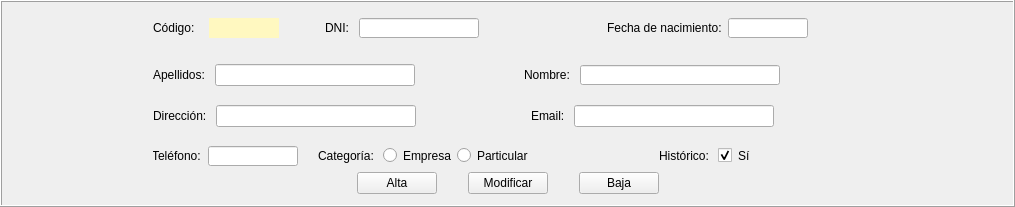
            <widget class="QFrame" name="frameFormulario">
             <property name="sizePolicy">
              <sizepolicy hsizetype="Fixed" vsizetype="Ignored">
               <horstretch>1</horstretch>
               <verstretch>2</verstretch>
              </sizepolicy>
             </property>
             <property name="minimumSize">
              <size>
               <width>400</width>
               <height>20</height>
              </size>
             </property>
             <property name="maximumSize">
              <size>
               <width>2048</width>
               <height>300</height>
              </size>
             </property>
             <property name="layoutDirection">
              <enum>Qt::LeftToRight</enum>
             </property>
             <property name="styleSheet">
              <string notr="true">border-color: rgb(255, 253, 225);</string>
             </property>
             <property name="frameShape">
              <enum>QFrame::Box</enum>
             </property>
             <property name="frameShadow">
              <enum>QFrame::Raised</enum>
             </property>
             <layout class="QGridLayout" name="formulario_2">
              <item row="0" column="2">
               <spacer name="horizontalSpacer_15">
                <property name="orientation">
                 <enum>Qt::Horizontal</enum>
                </property>
                <property name="sizeHint" stdset="0">
                 <size>
                  <width>120</width>
                  <height>20</height>
                 </size>
                </property>
               </spacer>
              </item>
              <item row="0" column="0">
               <spacer name="horizontalSpacer_11">
                <property name="orientation">
                 <enum>Qt::Horizontal</enum>
                </property>
                <property name="sizeHint" stdset="0">
                 <size>
                  <width>120</width>
                  <height>20</height>
                 </size>
                </property>
               </spacer>
              </item>
              <item row="1" column="1">
               <layout class="QHBoxLayout" name="horizontalLayout_2">
                <property name="spacing">
                 <number>1</number>
                </property>
                <property name="sizeConstraint">
                 <enum>QLayout::SetDefaultConstraint</enum>
                </property>
                <item>
                 <spacer name="horizontalSpacer_4">
                  <property name="orientation">
                   <enum>Qt::Horizontal</enum>
                  </property>
                  <property name="sizeHint" stdset="0">
                   <size>
                    <width>40</width>
                    <height>20</height>
                   </size>
                  </property>
                 </spacer>
                </item>
                <item>
                 <widget class="QPushButton" name="btnAlta">
                  <property name="minimumSize">
                   <size>
                    <width>75</width>
                    <height>20</height>
                   </size>
                  </property>
                  <property name="maximumSize">
                   <size>
                    <width>80</width>
                    <height>16777215</height>
                   </size>
                  </property>
                  <property name="text">
                   <string>Alta</string>
                  </property>
                 </widget>
                </item>
                <item>
                 <spacer name="horizontalSpacer_5">
                  <property name="orientation">
                   <enum>Qt::Horizontal</enum>
                  </property>
                  <property name="sizeType">
                   <enum>QSizePolicy::Fixed</enum>
                  </property>
                  <property name="sizeHint" stdset="0">
                   <size>
                    <width>30</width>
                    <height>20</height>
                   </size>
                  </property>
                 </spacer>
                </item>
                <item>
                 <widget class="QPushButton" name="btnMod">
                  <property name="minimumSize">
                   <size>
                    <width>75</width>
                    <height>20</height>
                   </size>
                  </property>
                  <property name="maximumSize">
                   <size>
                    <width>80</width>
                    <height>16777215</height>
                   </size>
                  </property>
                  <property name="text">
                   <string>Modificar</string>
                  </property>
                 </widget>
                </item>
                <item>
                 <spacer name="horizontalSpacer_6">
                  <property name="orientation">
                   <enum>Qt::Horizontal</enum>
                  </property>
                  <property name="sizeType">
                   <enum>QSizePolicy::Fixed</enum>
                  </property>
                  <property name="sizeHint" stdset="0">
                   <size>
                    <width>30</width>
                    <height>20</height>
                   </size>
                  </property>
                 </spacer>
                </item>
                <item>
                 <widget class="QPushButton" name="btnBaja">
                  <property name="minimumSize">
                   <size>
                    <width>75</width>
                    <height>20</height>
                   </size>
                  </property>
                  <property name="maximumSize">
                   <size>
                    <width>80</width>
                    <height>16777215</height>
                   </size>
                  </property>
                  <property name="text">
                   <string>Baja</string>
                  </property>
                 </widget>
                </item>
                <item>
                 <spacer name="horizontalSpacer_7">
                  <property name="orientation">
                   <enum>Qt::Horizontal</enum>
                  </property>
                  <property name="sizeHint" stdset="0">
                   <size>
                    <width>40</width>
                    <height>20</height>
                   </size>
                  </property>
                 </spacer>
                </item>
               </layout>
              </item>
              <item row="0" column="1">
               <layout class="QGridLayout" name="gridLayout_3">
                <property name="sizeConstraint">
                 <enum>QLayout::SetMinimumSize</enum>
                </property>
                <item row="0" column="0">
                 <layout class="QGridLayout" name="firstFormulario">
                  <item row="0" column="3">
                   <spacer name="horizontalSpacer_19">
                    <property name="orientation">
                     <enum>Qt::Horizontal</enum>
                    </property>
                    <property name="sizeHint" stdset="0">
                     <size>
                      <width>40</width>
                      <height>20</height>
                     </size>
                    </property>
                   </spacer>
                  </item>
                  <item row="0" column="9">
                   <widget class="QLabel" name="lblData">
                    <property name="text">
                     <string>Fecha de nacimiento:</string>
                    </property>
                   </widget>
                  </item>
                  <item row="0" column="8">
                   <spacer name="horizontalSpacer_20">
                    <property name="orientation">
                     <enum>Qt::Horizontal</enum>
                    </property>
                    <property name="sizeHint" stdset="0">
                     <size>
                      <width>40</width>
                      <height>20</height>
                     </size>
                    </property>
                   </spacer>
                  </item>
                  <item row="0" column="4">
                   <widget class="QLabel" name="lblDNI">
                    <property name="text">
                     <string>DNI: </string>
                    </property>
                   </widget>
                  </item>
                  <item row="0" column="1">
                   <widget class="QLabel" name="lblCodigo">
                    <property name="minimumSize">
                     <size>
                      <width>50</width>
                      <height>0</height>
                     </size>
                    </property>
                    <property name="text">
                     <string>Código: </string>
                    </property>
                   </widget>
                  </item>
                  <item row="0" column="7">
                   <widget class="QPushButton" name="btnBuscar">
                    <property name="maximumSize">
                     <size>
                      <width>30</width>
                      <height>30</height>
                     </size>
                    </property>
                    <property name="text">
                     <string/>
                    </property>
                    <property name="icon">
                     <iconset>
                      <normaloff>../../BernalMendez/img/lupa.png</normaloff>../../BernalMendez/img/lupa.png</iconset>
                    </property>
                    <property name="iconSize">
                     <size>
                      <width>24</width>
                      <height>24</height>
                     </size>
                    </property>
                    <property name="flat">
                     <bool>true</bool>
                    </property>
                   </widget>
                  </item>
                  <item row="0" column="12">
                   <widget class="QPushButton" name="btnCalendar">
                    <property name="minimumSize">
                     <size>
                      <width>28</width>
                      <height>28</height>
                     </size>
                    </property>
                    <property name="maximumSize">
                     <size>
                      <width>28</width>
                      <height>28</height>
                     </size>
                    </property>
                    <property name="text">
                     <string/>
                    </property>
                    <property name="icon">
                     <iconset>
                      <normaloff>../../BernalMendez/img/calendar.png</normaloff>../../BernalMendez/img/calendar.png</iconset>
                    </property>
                    <property name="iconSize">
                     <size>
                      <width>28</width>
                      <height>28</height>
                     </size>
                    </property>
                    <property name="flat">
                     <bool>true</bool>
                    </property>
                   </widget>
                  </item>
                  <item row="0" column="2">
                   <widget class="QLabel" name="lblCodBD">
                    <property name="minimumSize">
                     <size>
                      <width>70</width>
                      <height>20</height>
                     </size>
                    </property>
                    <property name="maximumSize">
                     <size>
                      <width>70</width>
                      <height>20</height>
                     </size>
                    </property>
                    <property name="styleSheet">
                     <string notr="true">background-color: rgb(255, 248, 192);</string>
                    </property>
                    <property name="text">
                     <string/>
                    </property>
                    <property name="alignment">
                     <set>Qt::AlignCenter</set>
                    </property>
                   </widget>
                  </item>
                  <item row="0" column="11">
                   <widget class="QLineEdit" name="txtData">
                    <property name="sizePolicy">
                     <sizepolicy hsizetype="Preferred" vsizetype="Fixed">
                      <horstretch>0</horstretch>
                      <verstretch>0</verstretch>
                     </sizepolicy>
                    </property>
                    <property name="minimumSize">
                     <size>
                      <width>80</width>
                      <height>20</height>
                     </size>
                    </property>
                    <property name="maximumSize">
                     <size>
                      <width>60</width>
                      <height>20</height>
                     </size>
                    </property>
                    <property name="alignment">
                     <set>Qt::AlignCenter</set>
                    </property>
                   </widget>
                  </item>
                  <item row="0" column="13">
                   <spacer name="horizontalSpacer_16">
                    <property name="orientation">
                     <enum>Qt::Horizontal</enum>
                    </property>
                    <property name="sizeHint" stdset="0">
                     <size>
                      <width>40</width>
                      <height>20</height>
                     </size>
                    </property>
                   </spacer>
                  </item>
                  <item row="0" column="0">
                   <spacer name="horizontalSpacer_13">
                    <property name="orientation">
                     <enum>Qt::Horizontal</enum>
                    </property>
                    <property name="sizeType">
                     <enum>QSizePolicy::Fixed</enum>
                    </property>
                    <property name="sizeHint" stdset="0">
                     <size>
                      <width>20</width>
                      <height>20</height>
                     </size>
                    </property>
                   </spacer>
                  </item>
                  <item row="0" column="5">
                   <widget class="QLineEdit" name="txtDNI">
                    <property name="minimumSize">
                     <size>
                      <width>120</width>
                      <height>20</height>
                     </size>
                    </property>
                    <property name="maximumSize">
                     <size>
                      <width>120</width>
                      <height>20</height>
                     </size>
                    </property>
                    <property name="whatsThis">
                     <string>&lt;html&gt;&lt;head/&gt;&lt;body&gt;&lt;p&gt;&lt;span style=&quot; font-weight:400;&quot;&gt;Introducir DNI&lt;/span&gt;&lt;/p&gt;&lt;/body&gt;&lt;/html&gt;</string>
                    </property>
                    <property name="alignment">
                     <set>Qt::AlignCenter</set>
                    </property>
                   </widget>
                  </item>
                  <item row="0" column="6">
                   <widget class="QLabel" name="lblValidardni">
                    <property name="minimumSize">
                     <size>
                      <width>40</width>
                      <height>30</height>
                     </size>
                    </property>
                    <property name="maximumSize">
                     <size>
                      <width>50</width>
                      <height>30</height>
                     </size>
                    </property>
                    <property name="font">
                     <font>
                      <family>Segoe Print</family>
                      <pointsize>14</pointsize>
                     </font>
                    </property>
                    <property name="text">
                     <string/>
                    </property>
                    <property name="alignment">
                     <set>Qt::AlignLeading|Qt::AlignLeft|Qt::AlignVCenter</set>
                    </property>
                   </widget>
                  </item>
                 </layout>
                </item>
                <item row="1" column="0">
                 <spacer name="verticalSpacer">
                  <property name="orientation">
                   <enum>Qt::Vertical</enum>
                  </property>
                  <property name="sizeType">
                   <enum>QSizePolicy::Fixed</enum>
                  </property>
                  <property name="sizeHint" stdset="0">
                   <size>
                    <width>20</width>
                    <height>15</height>
                   </size>
                  </property>
                 </spacer>
                </item>
                <item row="2" column="0">
                 <layout class="QGridLayout" name="gridLayout_4">
                  <property name="sizeConstraint">
                   <enum>QLayout::SetMaximumSize</enum>
                  </property>
                  <item row="0" column="4">
                   <widget class="QLabel" name="lblNombre">
                    <property name="text">
                     <string>Nombre: </string>
                    </property>
                   </widget>
                  </item>
                  <item row="0" column="6">
                   <spacer name="horizontalSpacer_18">
                    <property name="orientation">
                     <enum>Qt::Horizontal</enum>
                    </property>
                    <property name="sizeHint" stdset="0">
                     <size>
                      <width>40</width>
                      <height>20</height>
                     </size>
                    </property>
                   </spacer>
                  </item>
                  <item row="0" column="2">
                   <widget class="QLineEdit" name="txtApel">
                    <property name="minimumSize">
                     <size>
                      <width>200</width>
                      <height>20</height>
                     </size>
                    </property>
                    <property name="cursorPosition">
                     <number>0</number>
                    </property>
                   </widget>
                  </item>
                  <item row="0" column="3">
                   <spacer name="horizontalSpacer_8">
                    <property name="orientation">
                     <enum>Qt::Horizontal</enum>
                    </property>
                    <property name="sizeHint" stdset="0">
                     <size>
                      <width>40</width>
                      <height>20</height>
                     </size>
                    </property>
                   </spacer>
                  </item>
                  <item row="0" column="5">
                   <widget class="QLineEdit" name="txtNombre">
                    <property name="minimumSize">
                     <size>
                      <width>200</width>
                      <height>20</height>
                     </size>
                    </property>
                    <property name="maximumSize">
                     <size>
                      <width>16777215</width>
                      <height>20</height>
                     </size>
                    </property>
                   </widget>
                  </item>
                  <item row="0" column="1">
                   <widget class="QLabel" name="lblApel">
                    <property name="minimumSize">
                     <size>
                      <width>50</width>
                      <height>0</height>
                     </size>
                    </property>
                    <property name="text">
                     <string>Apellidos: </string>
                    </property>
                   </widget>
                  </item>
                  <item row="0" column="0">
                   <spacer name="horizontalSpacer_17">
                    <property name="orientation">
                     <enum>Qt::Horizontal</enum>
                    </property>
                    <property name="sizeType">
                     <enum>QSizePolicy::Fixed</enum>
                    </property>
                    <property name="sizeHint" stdset="0">
                     <size>
                      <width>20</width>
                      <height>20</height>
                     </size>
                    </property>
                   </spacer>
                  </item>
                 </layout>
                </item>
                <item row="3" column="0">
                 <spacer name="verticalSpacer_2">
                  <property name="orientation">
                   <enum>Qt::Vertical</enum>
                  </property>
                  <property name="sizeType">
                   <enum>QSizePolicy::Fixed</enum>
                  </property>
                  <property name="sizeHint" stdset="0">
                   <size>
                    <width>13</width>
                    <height>13</height>
                   </size>
                  </property>
                 </spacer>
                </item>
                <item row="4" column="0">
                 <layout class="QGridLayout" name="gridDireccion">
                  <item row="0" column="1">
                   <widget class="QLabel" name="lblDir">
                    <property name="minimumSize">
                     <size>
                      <width>50</width>
                      <height>0</height>
                     </size>
                    </property>
                    <property name="text">
                     <string>Dirección: </string>
                    </property>
                   </widget>
                  </item>
                  <item row="0" column="2">
                   <widget class="QLineEdit" name="txtDir">
                    <property name="sizePolicy">
                     <sizepolicy hsizetype="Expanding" vsizetype="Fixed">
                      <horstretch>0</horstretch>
                      <verstretch>0</verstretch>
                     </sizepolicy>
                    </property>
                    <property name="minimumSize">
                     <size>
                      <width>200</width>
                      <height>20</height>
                     </size>
                    </property>
                   </widget>
                  </item>
                  <item row="0" column="0">
                   <spacer name="horizontalSpacer_21">
                    <property name="orientation">
                     <enum>Qt::Horizontal</enum>
                    </property>
                    <property name="sizeType">
                     <enum>QSizePolicy::Fixed</enum>
                    </property>
                    <property name="sizeHint" stdset="0">
                     <size>
                      <width>20</width>
                      <height>20</height>
                     </size>
                    </property>
                   </spacer>
                  </item>
                  <item row="0" column="3">
                   <spacer name="horizontalSpacer_9">
                    <property name="orientation">
                     <enum>Qt::Horizontal</enum>
                    </property>
                    <property name="sizeHint" stdset="0">
                     <size>
                      <width>40</width>
                      <height>20</height>
                     </size>
                    </property>
                   </spacer>
                  </item>
                  <item row="0" column="4">
                   <widget class="QLabel" name="lblEmail">
                    <property name="text">
                     <string>Email: </string>
                    </property>
                   </widget>
                  </item>
                  <item row="0" column="6">
                   <spacer name="horizontalSpacer_34">
                    <property name="orientation">
                     <enum>Qt::Horizontal</enum>
                    </property>
                    <property name="sizeHint" stdset="0">
                     <size>
                      <width>40</width>
                      <height>20</height>
                     </size>
                    </property>
                   </spacer>
                  </item>
                  <item row="0" column="5">
                   <widget class="QLineEdit" name="txtEmail">
                    <property name="minimumSize">
                     <size>
                      <width>200</width>
                      <height>20</height>
                     </size>
                    </property>
                   </widget>
                  </item>
                 </layout>
                </item>
                <item row="5" column="0">
                 <spacer name="verticalSpacer_3">
                  <property name="orientation">
                   <enum>Qt::Vertical</enum>
                  </property>
                  <property name="sizeType">
                   <enum>QSizePolicy::Fixed</enum>
                  </property>
                  <property name="sizeHint" stdset="0">
                   <size>
                    <width>20</width>
                    <height>13</height>
                   </size>
                  </property>
                 </spacer>
                </item>
                <item row="6" column="0">
                 <layout class="QGridLayout" name="gridLayout_6" columnstretch="0,0,0,0,0,0,0,0,0,0,0,0,0,0,0,0">
                  <property name="sizeConstraint">
                   <enum>QLayout::SetMinimumSize</enum>
                  </property>
                  <property name="leftMargin">
                   <number>0</number>
                  </property>
                  <property name="horizontalSpacing">
                   <number>0</number>
                  </property>
                  <item row="0" column="8">
                   <spacer name="horizontalSpacer_23">
                    <property name="orientation">
                     <enum>Qt::Horizontal</enum>
                    </property>
                    <property name="sizeType">
                     <enum>QSizePolicy::Fixed</enum>
                    </property>
                    <property name="sizeHint" stdset="0">
                     <size>
                      <width>5</width>
                      <height>20</height>
                     </size>
                    </property>
                   </spacer>
                  </item>
                  <item row="0" column="13">
                   <spacer name="horizontalSpacer_24">
                    <property name="orientation">
                     <enum>Qt::Horizontal</enum>
                    </property>
                    <property name="sizeType">
                     <enum>QSizePolicy::Fixed</enum>
                    </property>
                    <property name="sizeHint" stdset="0">
                     <size>
                      <width>5</width>
                      <height>20</height>
                     </size>
                    </property>
                   </spacer>
                  </item>
                  <item row="0" column="11">
                   <widget class="QLabel" name="lblHistorico">
                    <property name="text">
                     <string>Histórico: </string>
                    </property>
                   </widget>
                  </item>
                  <item row="0" column="3">
                   <widget class="QLineEdit" name="txtMovil">
                    <property name="minimumSize">
                     <size>
                      <width>90</width>
                      <height>20</height>
                     </size>
                    </property>
                    <property name="maximumSize">
                     <size>
                      <width>80</width>
                      <height>20</height>
                     </size>
                    </property>
                    <property name="alignment">
                     <set>Qt::AlignCenter</set>
                    </property>
                   </widget>
                  </item>
                  <item row="0" column="5">
                   <widget class="QLabel" name="lblCategoria">
                    <property name="text">
                     <string>Categoría: </string>
                    </property>
                   </widget>
                  </item>
                  <item row="0" column="1">
                   <widget class="QLabel" name="lblMovil">
                    <property name="minimumSize">
                     <size>
                      <width>50</width>
                      <height>0</height>
                     </size>
                    </property>
                    <property name="maximumSize">
                     <size>
                      <width>50</width>
                      <height>20</height>
                     </size>
                    </property>
                    <property name="text">
                     <string>Teléfono: </string>
                    </property>
                    <property name="alignment">
                     <set>Qt::AlignCenter</set>
                    </property>
                   </widget>
                  </item>
                  <item row="0" column="10">
                   <spacer name="horizontalSpacer_22">
                    <property name="orientation">
                     <enum>Qt::Horizontal</enum>
                    </property>
                    <property name="sizeHint" stdset="0">
                     <size>
                      <width>40</width>
                      <height>20</height>
                     </size>
                    </property>
                   </spacer>
                  </item>
                  <item row="0" column="4">
                   <spacer name="horizontalSpacer_14">
                    <property name="orientation">
                     <enum>Qt::Horizontal</enum>
                    </property>
                    <property name="sizeType">
                     <enum>QSizePolicy::Fixed</enum>
                    </property>
                    <property name="sizeHint" stdset="0">
                     <size>
                      <width>20</width>
                      <height>20</height>
                     </size>
                    </property>
                   </spacer>
                  </item>
                  <item row="0" column="0">
                   <spacer name="horizontalSpacer_12">
                    <property name="orientation">
                     <enum>Qt::Horizontal</enum>
                    </property>
                    <property name="sizeType">
                     <enum>QSizePolicy::Fixed</enum>
                    </property>
                    <property name="sizeHint" stdset="0">
                     <size>
                      <width>20</width>
                      <height>20</height>
                     </size>
                    </property>
                   </spacer>
                  </item>
                  <item row="0" column="9">
                   <widget class="QRadioButton" name="rbtnParticular">
                    <property name="text">
                     <string>Particular</string>
                    </property>
                   </widget>
                  </item>
                  <item row="0" column="7">
                   <widget class="QRadioButton" name="rbtnEmpresa">
                    <property name="text">
                     <string>Empresa</string>
                    </property>
                   </widget>
                  </item>
                  <item row="0" column="14">
                   <widget class="QCheckBox" name="chkHistorico">
                    <property name="maximumSize">
                     <size>
                      <width>40</width>
                      <height>16777215</height>
                     </size>
                    </property>
                    <property name="autoFillBackground">
                     <bool>false</bool>
                    </property>
                    <property name="text">
                     <string>Sí</string>
                    </property>
                    <property name="checked">
                     <bool>true</bool>
                    </property>
                   </widget>
                  </item>
                  <item row="0" column="15">
                   <spacer name="horizontalSpacer_10">
                    <property name="orientation">
                     <enum>Qt::Horizontal</enum>
                    </property>
                    <property name="sizeHint" stdset="0">
                     <size>
                      <width>40</width>
                      <height>20</height>
                     </size>
                    </property>
                   </spacer>
                  </item>
                  <item row="0" column="6">
                   <spacer name="horizontalSpacer_25">
                    <property name="orientation">
                     <enum>Qt::Horizontal</enum>
                    </property>
                    <property name="sizeType">
                     <enum>QSizePolicy::Fixed</enum>
                    </property>
                    <property name="sizeHint" stdset="0">
                     <size>
                      <width>5</width>
                      <height>20</height>
                     </size>
                    </property>
                   </spacer>
                  </item>
                  <item row="0" column="2">
                   <spacer name="horizontalSpacer_26">
                    <property name="orientation">
                     <enum>Qt::Horizontal</enum>
                    </property>
                    <property name="sizeType">
                     <enum>QSizePolicy::Fixed</enum>
                    </property>
                    <property name="sizeHint" stdset="0">
                     <size>
                      <width>5</width>
                      <height>20</height>
                     </size>
                    </property>
                   </spacer>
                  </item>
                 </layout>
                </item>
                <item row="7" column="0">
                 <layout class="QGridLayout" name="gridLayout_7" columnstretch="0">
                  <property name="sizeConstraint">
                   <enum>QLayout::SetFixedSize</enum>
                  </property>
                  <property name="leftMargin">
                   <number>0</number>
                  </property>
                  <property name="horizontalSpacing">
                   <number>0</number>
                  </property>
                 </layout>
                </item>
               </layout>
              </item>
             </layout>
            </widget>
